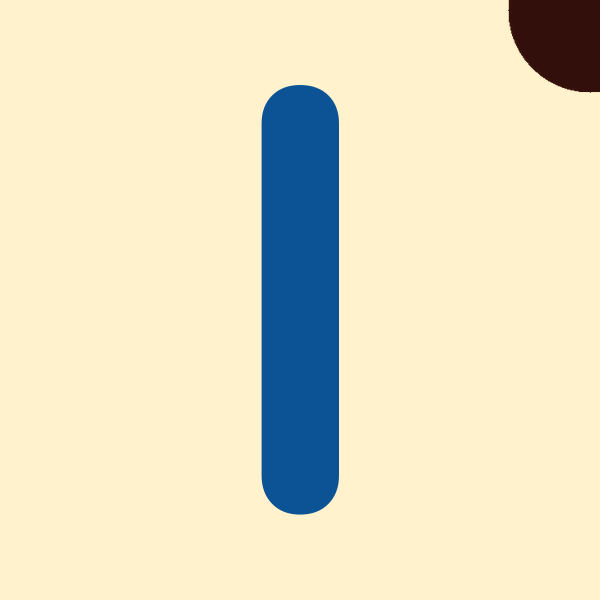
#> input picture dataset/I_0_1.png, 600 x 600 px; its folder holds only this picture in this run
$ python rotation.py
#> lines starting #> are read from the running program, lines starting #| are printed output that depends on the picture
from PIL import Image
import glob
import os


# Find all files matching the pattern ?_0_?.jpg
for filepath in glob.glob('dataset/*_0_*.png'):
    # Split the filename into prefix and suffix using '_0_' as the separator
    parts = filepath.split('_0_', 1)
    if len(parts) != 2:
        continue  # Skip if the filename doesn't contain '_0_'
    prefix, suffix = parts

    # Open the original image
    with Image.open(filepath) as img:
        # Rotate 90° clockwise and save
#> img is the input picture: PIL image 600x600 RGB; mean R, G, B 229.3, 223.4, 195.2
        img_90 = img.transpose(Image.ROTATE_270)  # 270° counterclockwise = 90° clockwise
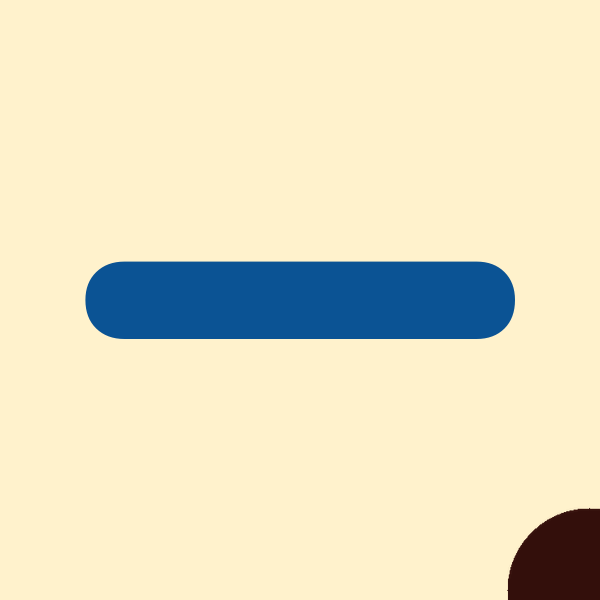
#> img_90: PIL image 600x600 RGB; mean R, G, B 229.3, 223.4, 195.2
        img_90.save(f"{prefix}_90_{suffix}")
        print(f"Saved {prefix}_90_{suffix}")

        # Rotate 180° and save
        img_180 = img.transpose(Image.ROTATE_180)
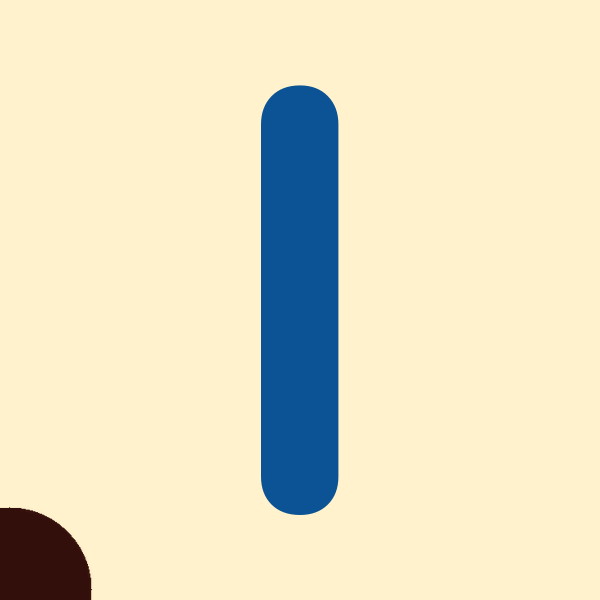
#> img_180: PIL image 600x600 RGB; mean R, G, B 229.3, 223.4, 195.2
        img_180.save(f"{prefix}_180_{suffix}")
        print(f"Saved {prefix}_180_{suffix}")

        # Rotate 270° clockwise (90° counterclockwise) and save
        img_270 = img.transpose(Image.ROTATE_90)  # 90° counterclockwise = 270° clockwise
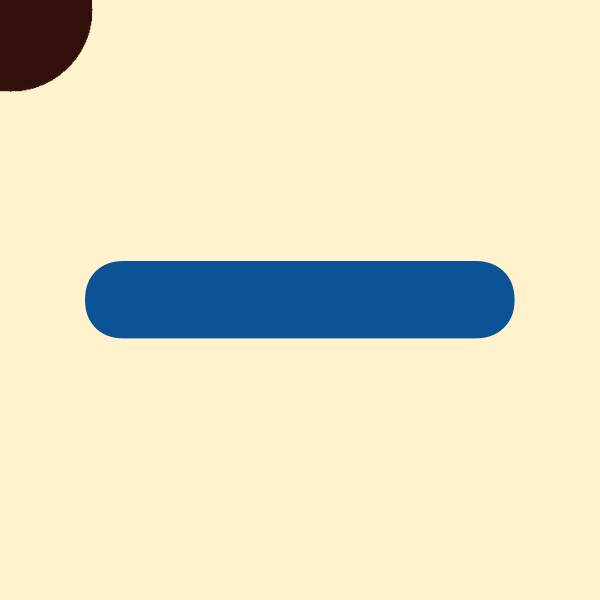
#> img_270: PIL image 600x600 RGB; mean R, G, B 229.3, 223.4, 195.2
        img_270.save(f"{prefix}_270_{suffix}")
        print(f"Saved {prefix}_270_{suffix}")

print("All images rotated and saved successfully!")
